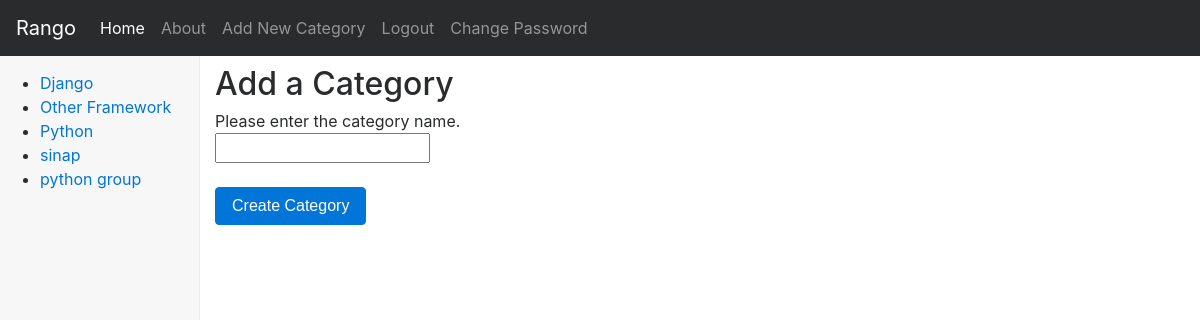
The app's page /rango/add_category/ (signed in) with its own data.
### rango/models.py (models this page shows, shortened)
class Category(models.Model):
    name = models.CharField(max_length=128, unique=True)
    views = models.IntegerField(default=0)
    likes = models.IntegerField(default=0)
    slug = models.SlugField(unique=True)
    class Meta:
        verbose_name_plural = 'Categories'

### rango/views.py (the view, shortened to what this page needs)
@login_required
def add_category(request):
    form = CategoryForm()
    return render(request, 'rango/add_category.html', {'form': form})

### rango/forms.py
class CategoryForm(forms.ModelForm):
    name = forms.CharField(max_length=128,
                           help_text="Please enter the category name.")
    views = forms.IntegerField(widget=forms.HiddenInput(), initial=0)
    likes = forms.IntegerField(widget=forms.HiddenInput(), initial=0)
    slug = forms.CharField(widget=forms.HiddenInput(), required=False)
    class Meta:
        model = Category
        fields = ('name',)

### rango/templatetags/rango_template_tags.py (called while the page is built)
@register.inclusion_tag('rango/cats.html')
def get_category_list(cat=None):
    return {'cats': Category.objects.all(),
            'act_cat': cat}

### templates/rango/add_category.html (shortened to what this page needs)
{% extends 'rango/base.html' %}
{% load staticfiles %}
{% block body_block %}
    <form role="form" id="category_form" method="post"
          action="{% url 'rango:add_category' %}">
    <h2 class="form-signin-heading">Add a Category</h2>
        {% for field in form.visible_fields %}
            {{ field.help_text }}<br />
            {{ field }}<br />
        {% endfor %}
        <br />
        <button class="btn btn-primary"
                type="submit" name="submit">Create Category</button>
    </form>
{% endblock %}

### templates/rango/cats.html
<ul>
    {% if cats %}
        {% for c in cats %}
            {% if c == act_cat %}
                <li>
                    <strong>
                        <a href="{% url 'rango:show_category' c.slug %}">{{ c.name }}</a>
                    </strong>
                </li>
            {% else %}
                <li>
                    <a href="{% url 'rango:show_category' c.slug %}">{{ c.name }}</a>
                </li>
            {% endif %}
        {% endfor %}
    {% else %}
        <li><strong>There are no categories present.</strong></li>
    {% endif %}
</ul>

### static/css/dashboard.css (style rules this page uses)
body { padding-top: 50px; }

### records on screen
Category: name "Django"
Category: name "Other Framework"
Category: name "Python"
Category: name "sinap"
Category: name "python group"

### other values on screen
{{ field.help_text }} "Please enter the category name."
